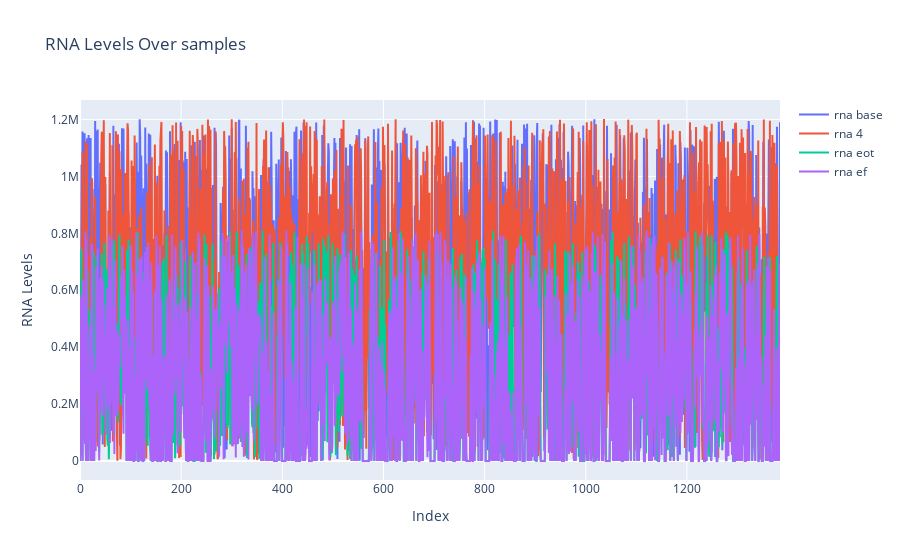

The cell this chart's notebook holds for it:
### Code cell
import plotly.graph_objects as go

fig = go.Figure()

for column in ['rna base', 'rna 4', 'rna eot', 'rna ef']:
    fig.add_trace(go.Scatter(
        x=df.index, y=df[column],
        mode='lines',
        name=column
    ))

fig.update_layout(
    title='RNA Levels Over samples',
    xaxis_title='Index',
    yaxis_title='RNA Levels'
)

fig.show()

### Figure 1 — Plotly figure (JSON) as saved in the notebook; plotly's stock layout.template omitted (floating-point values rounded to 4 significant figures; data arrays with more than 128 entries replaced by an {"elided": "..."} marker saying what was removed)
{"data": [{"mode": "lines", "name": "rna base", "type": "scatter", "x": {"elided": "1385 int values"}, "y": {"elided": "1385 int values"}}, {"mode": "lines", "name": "rna 4", "type": "scatter", "x": {"elided": "1385 int values"}, "y": {"elided": "1385 int values"}}, {"mode": "lines", "name": "rna eot", "type": "scatter", "x": {"elided": "1385 int values"}, "y": {"elided": "1385 int values"}}, {"mode": "lines", "name": "rna ef", "type": "scatter", "x": {"elided": "1385 int values"}, "y": {"elided": "1385 int values"}}], "layout": {"title": {"text": "RNA Levels Over samples"}, "xaxis": {"title": {"text": "Index"}}, "yaxis": {"title": {"text": "RNA Levels"}}}}
